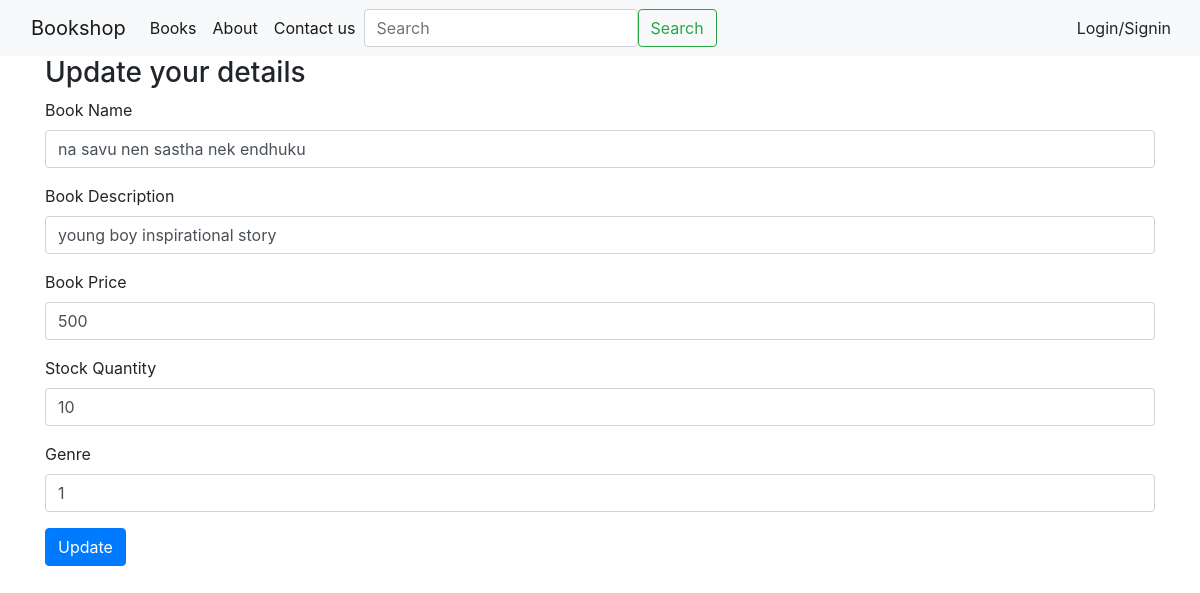
Page /update/12 on the earlier database version.
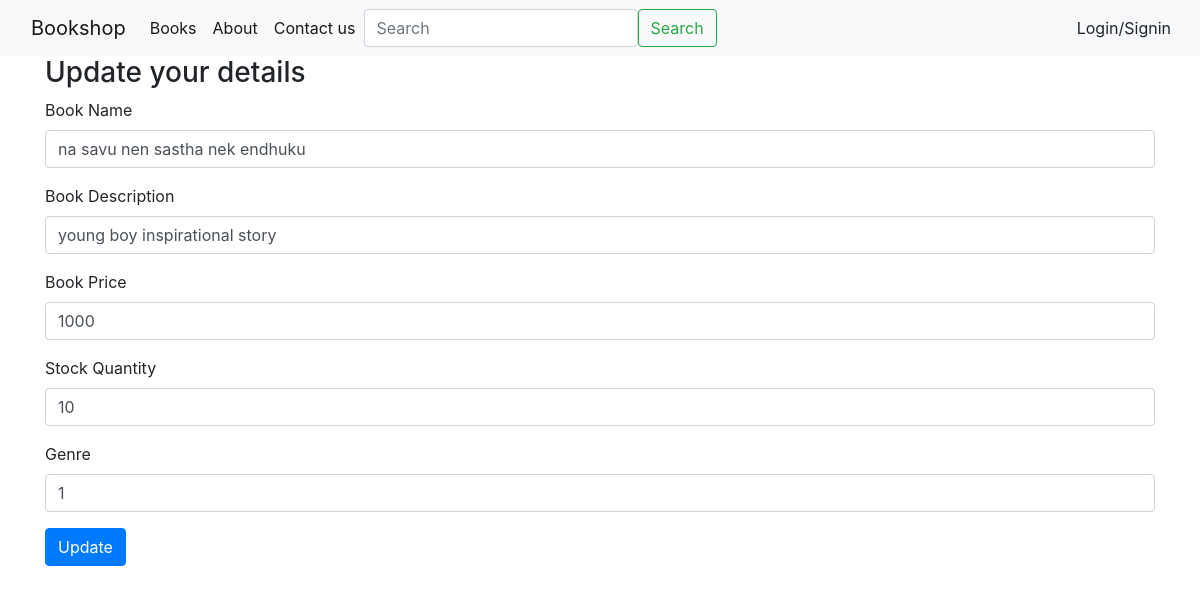
Same page on the later database version.
### app.py (models this page shows)
class Products(db.Model):
    __tablename__ = 'products'
    ProductID = db.Column(db.Integer, primary_key=True)
    ProductName= db.Column(db.String(50), nullable=False)
    Description= db.Column(db.String(100), nullable=False)
    Price= db.Column(db.Integer, nullable=False)
    StockQuantity= db.Column(db.Integer,nullable=False)
    CategoryID= db.Column(db.Integer,db.ForeignKey('categories.CategoryID'), nullable=False )
    MerchantID = db.Column(db.Integer, db.ForeignKey('users.UserID'), nullable=False)

### app.py (the view, shortened to what this page needs)
@app.route('/update/<int:product_id>',methods = ['GET','POST'])
def update(product_id):
    product = Products.query.filter_by(ProductID = product_id).first()
    return render_template('update_book.html',product = product)

### templates/update_book.html
{% include 'base.html' %}
{% block body %}
<div class="container">
    <h3>Update your details</h3>
    <form method="post" action="/update/{{product.ProductID}}">
        <div class="mb-3">
          <label for="name" class="form-label">Book Name</label>
          <input type="text" class="form-control" name = "name" value = "{{product.ProductName}}" id="bookname">
        </div>
        <div class="mb-3">
          <label for="desc" class="form-label">Book Description</label>
          <input type="text" class="form-control" name = "desc" value = "{{product.Description}}" id="bookdesc">
        </div>
        <div class="mb-3">
            <label for="price" class="form-label">Book Price</label>
            <input type="number" class="form-control" name = "price" value = "{{product.Price}}" id="bookprice">
          </div>
          <div class="mb-3">
            <label for="amount" class="form-label">Stock Quantity</label>
            <input type="number" class="form-control" name = "amount" value = "{{product.StockQuantity}}" id="stockamount">
          </div>
          <div class="mb-3">
            <label for="category" class="form-label">Genre</label>
            <input type="number" class="form-control" name = "category" value = "{{product.CategoryID}}" id="categoryid">
          </div>
        <button type="submit" class="btn btn-primary">Update</button>
      </form>
</div>
{% endblock body %}

### templates/base.html (shortened to what this page needs)
<!doctype html>
<html lang="en">
  <head>
    <link rel="stylesheet" href="https://cdn.jsdelivr.net/npm/bootstrap@4.4.1/dist/css/bootstrap.min.css">
  </head>
  <body>
    <header>
    <nav class="navbar navbar-expand-lg navbar-light bg-light">
        <div class="container">
            <a class="navbar-brand" href="/">Bookshop</a>
            <div id="navbar" class="navbar-collapse collapse">
                <ul class="navbar-nav ">
                    <li class="nav-item">
                        <a class="nav-link active" href="{{url_for('books')}}">Books</a>
                    </li>
                    <li class="nav-item">
                        <a class="nav-link active" href="/about">About</a>
                    </li>
                    <li class="nav-item">
                        <a class="nav-link active" href="/contactus">Contact us</a>
                    </li>
                </ul>
                <form class="d-flex" method="GET" action="{{ url_for('search') }}">
                    <input class="form-control me-2" type="search"  name="query" placeholder="Search" aria-label="Search">
                    <button class="btn btn-outline-success" type="submit">Search</button>
                </form>
            </div>
        </div>
        <ul class="navbar-nav ml-auto">
        {% if 'user_id' in session %}
        <li class="nav-item">
            <a class="nav-link" href="{{ url_for('mycart') }}">MyCart</a>
        </li>
        <li class="nav-item">
            <a class="nav-link" href="{{ url_for('wishlist') }}">Wishlist</a>
        </li>
        <li class="nav-item">
            <a class="nav-link" href="{{ url_for('dashboard') }}">Dashboard</a>
        </li>
        <li class="nav-item">
            <a class="nav-link" href="{{ url_for('logout') }}">Logout</a>
        </li>
        {% else %}
        <li class="nav-item">
            <a href="/login" > <button type="button" class="btn btn-light">Login/Signin</button></a>
        </li>
        {% endif %}
    </ul>
    </nav>
</header>
</body>
</html>

Differences in the rows shown:
changed Products "na savu nen sastha nek endhuku": price "500" → "1000"
